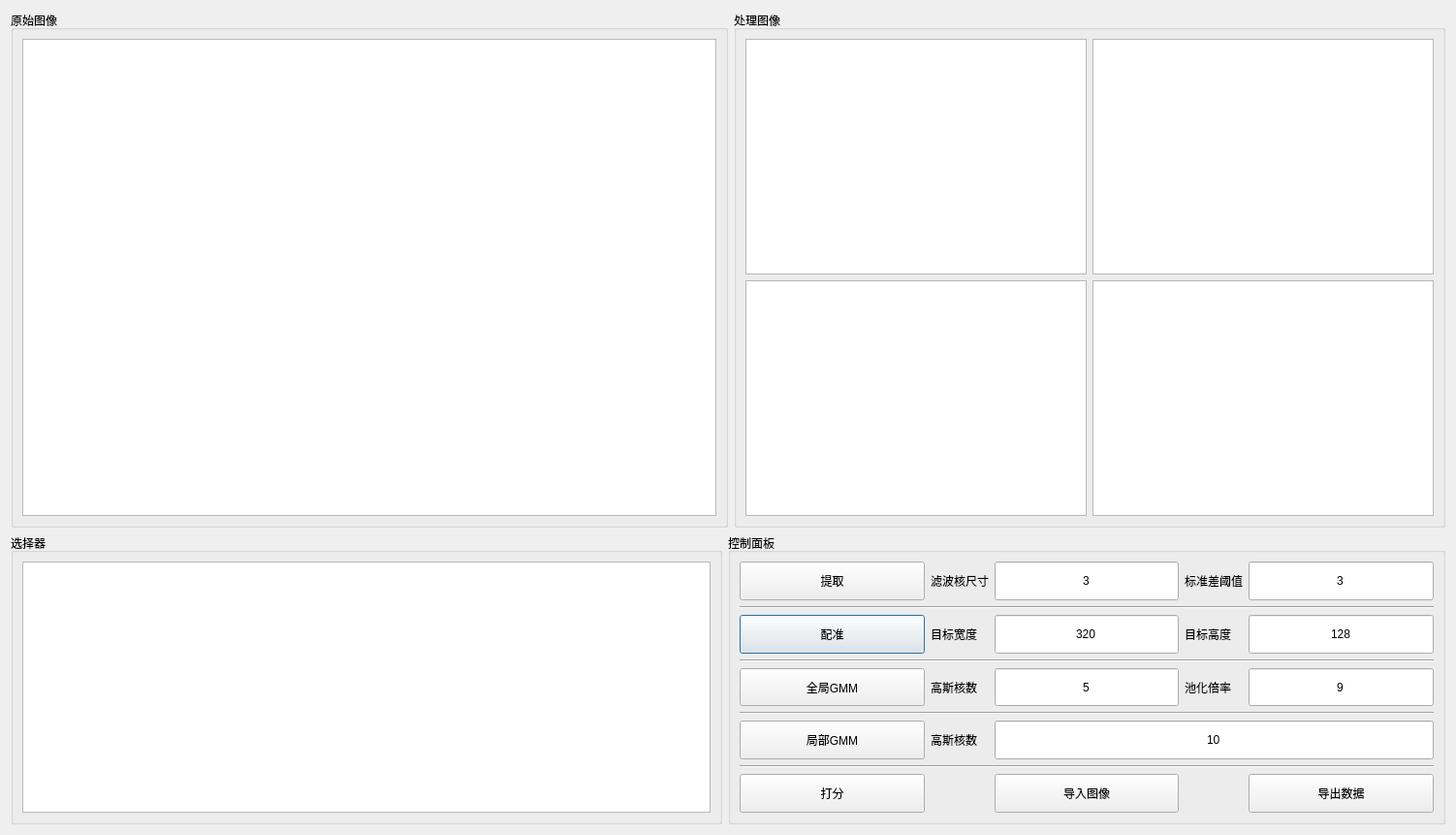
<?xml version="1.0" encoding="UTF-8"?>
<ui version="4.0">
 <class>Dialog</class>
 <widget class="QDialog" name="Dialog">
  <property name="geometry">
   <rect>
    <x>0</x>
    <y>0</y>
    <width>1502</width>
    <height>861</height>
   </rect>
  </property>
  <property name="sizePolicy">
   <sizepolicy hsizetype="Fixed" vsizetype="Fixed">
    <horstretch>0</horstretch>
    <verstretch>0</verstretch>
   </sizepolicy>
  </property>
  <property name="minimumSize">
   <size>
    <width>1146</width>
    <height>773</height>
   </size>
  </property>
  <property name="maximumSize">
   <size>
    <width>99999</width>
    <height>99999</height>
   </size>
  </property>
  <property name="windowTitle">
   <string>算法复现</string>
  </property>
  <layout class="QGridLayout" name="gridLayout_3">
   <item row="0" column="0" colspan="2">
    <widget class="QGroupBox" name="groupBox">
     <property name="sizePolicy">
      <sizepolicy hsizetype="Preferred" vsizetype="Preferred">
       <horstretch>0</horstretch>
       <verstretch>0</verstretch>
      </sizepolicy>
     </property>
     <property name="minimumSize">
      <size>
       <width>0</width>
       <height>0</height>
      </size>
     </property>
     <property name="maximumSize">
      <size>
       <width>16777215</width>
       <height>999999</height>
      </size>
     </property>
     <property name="title">
      <string>原始图像</string>
     </property>
     <layout class="QVBoxLayout" name="verticalLayout">
      <item>
       <widget class="QGraphicsView" name="viewRaw"/>
      </item>
     </layout>
    </widget>
   </item>
   <item row="0" column="2">
    <widget class="QGroupBox" name="groupBox_2">
     <property name="sizePolicy">
      <sizepolicy hsizetype="Preferred" vsizetype="Preferred">
       <horstretch>0</horstretch>
       <verstretch>0</verstretch>
      </sizepolicy>
     </property>
     <property name="minimumSize">
      <size>
       <width>0</width>
       <height>0</height>
      </size>
     </property>
     <property name="title">
      <string>处理图像</string>
     </property>
     <layout class="QGridLayout" name="gridLayout">
      <item row="0" column="0">
       <widget class="QGraphicsView" name="viewExtract"/>
      </item>
      <item row="1" column="1">
       <widget class="QGraphicsView" name="viewLocalGmm"/>
      </item>
      <item row="1" column="0">
       <widget class="QGraphicsView" name="viewGlobalGmm"/>
      </item>
      <item row="0" column="1">
       <widget class="QGraphicsView" name="viewRegister"/>
      </item>
     </layout>
    </widget>
   </item>
   <item row="1" column="0">
    <widget class="QGroupBox" name="groupBox_4">
     <property name="sizePolicy">
      <sizepolicy hsizetype="Preferred" vsizetype="Maximum">
       <horstretch>0</horstretch>
       <verstretch>0</verstretch>
      </sizepolicy>
     </property>
     <property name="minimumSize">
      <size>
       <width>0</width>
       <height>300</height>
      </size>
     </property>
     <property name="maximumSize">
      <size>
       <width>16777215</width>
       <height>300</height>
      </size>
     </property>
     <property name="title">
      <string>选择器</string>
     </property>
     <layout class="QHBoxLayout" name="horizontalLayout">
      <item>
       <widget class="QColumnView" name="viewSelector">
        <property name="horizontalScrollBarPolicy">
         <enum>Qt::ScrollBarAsNeeded</enum>
        </property>
        <property name="sizeAdjustPolicy">
         <enum>QAbstractScrollArea::AdjustIgnored</enum>
        </property>
        <property name="autoScroll">
         <bool>true</bool>
        </property>
        <property name="autoScrollMargin">
         <number>16</number>
        </property>
        <property name="editTriggers">
         <set>QAbstractItemView::NoEditTriggers</set>
        </property>
        <property name="showDropIndicator" stdset="0">
         <bool>false</bool>
        </property>
        <property name="selectionMode">
         <enum>QAbstractItemView::SingleSelection</enum>
        </property>
        <property name="resizeGripsVisible">
         <bool>false</bool>
        </property>
       </widget>
      </item>
     </layout>
    </widget>
   </item>
   <item row="1" column="1" colspan="2">
    <widget class="QGroupBox" name="groupBox_3">
     <property name="sizePolicy">
      <sizepolicy hsizetype="Preferred" vsizetype="Maximum">
       <horstretch>0</horstretch>
       <verstretch>0</verstretch>
      </sizepolicy>
     </property>
     <property name="minimumSize">
      <size>
       <width>0</width>
       <height>300</height>
      </size>
     </property>
     <property name="maximumSize">
      <size>
       <width>16777215</width>
       <height>300</height>
      </size>
     </property>
     <property name="title">
      <string>控制面板</string>
     </property>
     <layout class="QGridLayout" name="gridLayout_2">
      <item row="2" column="4">
       <widget class="QLineEdit" name="edtHeight">
        <property name="sizePolicy">
         <sizepolicy hsizetype="Ignored" vsizetype="Ignored">
          <horstretch>0</horstretch>
          <verstretch>0</verstretch>
         </sizepolicy>
        </property>
        <property name="text">
         <string>128</string>
        </property>
        <property name="alignment">
         <set>Qt::AlignCenter</set>
        </property>
       </widget>
      </item>
      <item row="2" column="0">
       <widget class="QPushButton" name="btnRegister">
        <property name="sizePolicy">
         <sizepolicy hsizetype="Minimum" vsizetype="Minimum">
          <horstretch>0</horstretch>
          <verstretch>0</verstretch>
         </sizepolicy>
        </property>
        <property name="text">
         <string>配准</string>
        </property>
       </widget>
      </item>
      <item row="4" column="2">
       <widget class="QLineEdit" name="edtGlobalNumKernel">
        <property name="sizePolicy">
         <sizepolicy hsizetype="Ignored" vsizetype="Ignored">
          <horstretch>0</horstretch>
          <verstretch>0</verstretch>
         </sizepolicy>
        </property>
        <property name="text">
         <string>5</string>
        </property>
        <property name="alignment">
         <set>Qt::AlignCenter</set>
        </property>
       </widget>
      </item>
      <item row="7" column="0" colspan="5">
       <widget class="Line" name="line_4">
        <property name="orientation">
         <enum>Qt::Horizontal</enum>
        </property>
       </widget>
      </item>
      <item row="4" column="3">
       <widget class="QLabel" name="label_6">
        <property name="sizePolicy">
         <sizepolicy hsizetype="Maximum" vsizetype="Preferred">
          <horstretch>0</horstretch>
          <verstretch>0</verstretch>
         </sizepolicy>
        </property>
        <property name="text">
         <string>池化倍率</string>
        </property>
       </widget>
      </item>
      <item row="0" column="2">
       <widget class="QLineEdit" name="edtSdKernelSize">
        <property name="sizePolicy">
         <sizepolicy hsizetype="Ignored" vsizetype="Ignored">
          <horstretch>0</horstretch>
          <verstretch>0</verstretch>
         </sizepolicy>
        </property>
        <property name="text">
         <string>3</string>
        </property>
        <property name="alignment">
         <set>Qt::AlignCenter</set>
        </property>
       </widget>
      </item>
      <item row="4" column="4">
       <widget class="QLineEdit" name="edtPoolingRate">
        <property name="sizePolicy">
         <sizepolicy hsizetype="Ignored" vsizetype="Ignored">
          <horstretch>0</horstretch>
          <verstretch>0</verstretch>
         </sizepolicy>
        </property>
        <property name="text">
         <string>9</string>
        </property>
        <property name="alignment">
         <set>Qt::AlignCenter</set>
        </property>
       </widget>
      </item>
      <item row="0" column="3">
       <widget class="QLabel" name="label_2">
        <property name="sizePolicy">
         <sizepolicy hsizetype="Maximum" vsizetype="Preferred">
          <horstretch>0</horstretch>
          <verstretch>0</verstretch>
         </sizepolicy>
        </property>
        <property name="text">
         <string>标准差阈值</string>
        </property>
       </widget>
      </item>
      <item row="2" column="2">
       <widget class="QLineEdit" name="edtWidth">
        <property name="sizePolicy">
         <sizepolicy hsizetype="Ignored" vsizetype="Ignored">
          <horstretch>0</horstretch>
          <verstretch>0</verstretch>
         </sizepolicy>
        </property>
        <property name="text">
         <string>320</string>
        </property>
        <property name="alignment">
         <set>Qt::AlignCenter</set>
        </property>
       </widget>
      </item>
      <item row="1" column="0" colspan="5">
       <widget class="Line" name="line">
        <property name="orientation">
         <enum>Qt::Horizontal</enum>
        </property>
       </widget>
      </item>
      <item row="3" column="0" colspan="5">
       <widget class="Line" name="line_2">
        <property name="orientation">
         <enum>Qt::Horizontal</enum>
        </property>
       </widget>
      </item>
      <item row="4" column="0">
       <widget class="QPushButton" name="btnGlobalGmm">
        <property name="sizePolicy">
         <sizepolicy hsizetype="Minimum" vsizetype="Minimum">
          <horstretch>0</horstretch>
          <verstretch>0</verstretch>
         </sizepolicy>
        </property>
        <property name="text">
         <string>全局GMM</string>
        </property>
       </widget>
      </item>
      <item row="6" column="0">
       <widget class="QPushButton" name="btnLocalGmm">
        <property name="sizePolicy">
         <sizepolicy hsizetype="Minimum" vsizetype="Minimum">
          <horstretch>0</horstretch>
          <verstretch>0</verstretch>
         </sizepolicy>
        </property>
        <property name="text">
         <string>局部GMM</string>
        </property>
       </widget>
      </item>
      <item row="6" column="2" colspan="3">
       <widget class="QLineEdit" name="edtLocalNumKernel">
        <property name="sizePolicy">
         <sizepolicy hsizetype="Ignored" vsizetype="Ignored">
          <horstretch>0</horstretch>
          <verstretch>0</verstretch>
         </sizepolicy>
        </property>
        <property name="text">
         <string>10</string>
        </property>
        <property name="alignment">
         <set>Qt::AlignCenter</set>
        </property>
       </widget>
      </item>
      <item row="2" column="1">
       <widget class="QLabel" name="label_3">
        <property name="sizePolicy">
         <sizepolicy hsizetype="Maximum" vsizetype="Preferred">
          <horstretch>0</horstretch>
          <verstretch>0</verstretch>
         </sizepolicy>
        </property>
        <property name="text">
         <string>目标宽度</string>
        </property>
       </widget>
      </item>
      <item row="0" column="0">
       <widget class="QPushButton" name="btnExtract">
        <property name="sizePolicy">
         <sizepolicy hsizetype="Minimum" vsizetype="Minimum">
          <horstretch>0</horstretch>
          <verstretch>0</verstretch>
         </sizepolicy>
        </property>
        <property name="text">
         <string>提取</string>
        </property>
       </widget>
      </item>
      <item row="4" column="1">
       <widget class="QLabel" name="label_5">
        <property name="sizePolicy">
         <sizepolicy hsizetype="Maximum" vsizetype="Preferred">
          <horstretch>0</horstretch>
          <verstretch>0</verstretch>
         </sizepolicy>
        </property>
        <property name="text">
         <string>高斯核数</string>
        </property>
       </widget>
      </item>
      <item row="0" column="4">
       <widget class="QLineEdit" name="edtSdThr">
        <property name="sizePolicy">
         <sizepolicy hsizetype="Ignored" vsizetype="Ignored">
          <horstretch>0</horstretch>
          <verstretch>0</verstretch>
         </sizepolicy>
        </property>
        <property name="text">
         <string>3</string>
        </property>
        <property name="alignment">
         <set>Qt::AlignCenter</set>
        </property>
       </widget>
      </item>
      <item row="0" column="1">
       <widget class="QLabel" name="label">
        <property name="sizePolicy">
         <sizepolicy hsizetype="Maximum" vsizetype="Preferred">
          <horstretch>0</horstretch>
          <verstretch>0</verstretch>
         </sizepolicy>
        </property>
        <property name="text">
         <string>滤波核尺寸</string>
        </property>
       </widget>
      </item>
      <item row="5" column="0" colspan="5">
       <widget class="Line" name="line_3">
        <property name="orientation">
         <enum>Qt::Horizontal</enum>
        </property>
       </widget>
      </item>
      <item row="6" column="1">
       <widget class="QLabel" name="label_7">
        <property name="sizePolicy">
         <sizepolicy hsizetype="Maximum" vsizetype="Preferred">
          <horstretch>0</horstretch>
          <verstretch>0</verstretch>
         </sizepolicy>
        </property>
        <property name="text">
         <string>高斯核数</string>
        </property>
       </widget>
      </item>
      <item row="2" column="3">
       <widget class="QLabel" name="label_4">
        <property name="sizePolicy">
         <sizepolicy hsizetype="Maximum" vsizetype="Preferred">
          <horstretch>0</horstretch>
          <verstretch>0</verstretch>
         </sizepolicy>
        </property>
        <property name="text">
         <string>目标高度</string>
        </property>
       </widget>
      </item>
      <item row="8" column="0">
       <widget class="QPushButton" name="btnScore">
        <property name="sizePolicy">
         <sizepolicy hsizetype="Minimum" vsizetype="Minimum">
          <horstretch>0</horstretch>
          <verstretch>0</verstretch>
         </sizepolicy>
        </property>
        <property name="text">
         <string>打分</string>
        </property>
       </widget>
      </item>
      <item row="8" column="4">
       <widget class="QPushButton" name="btnExport">
        <property name="sizePolicy">
         <sizepolicy hsizetype="Minimum" vsizetype="Minimum">
          <horstretch>0</horstretch>
          <verstretch>0</verstretch>
         </sizepolicy>
        </property>
        <property name="text">
         <string>导出数据</string>
        </property>
       </widget>
      </item>
      <item row="8" column="2">
       <widget class="QPushButton" name="btnImport">
        <property name="sizePolicy">
         <sizepolicy hsizetype="Minimum" vsizetype="Minimum">
          <horstretch>0</horstretch>
          <verstretch>0</verstretch>
         </sizepolicy>
        </property>
        <property name="text">
         <string>导入图像</string>
        </property>
       </widget>
      </item>
     </layout>
    </widget>
   </item>
  </layout>
 </widget>
 <resources/>
 <connections/>
</ui>
